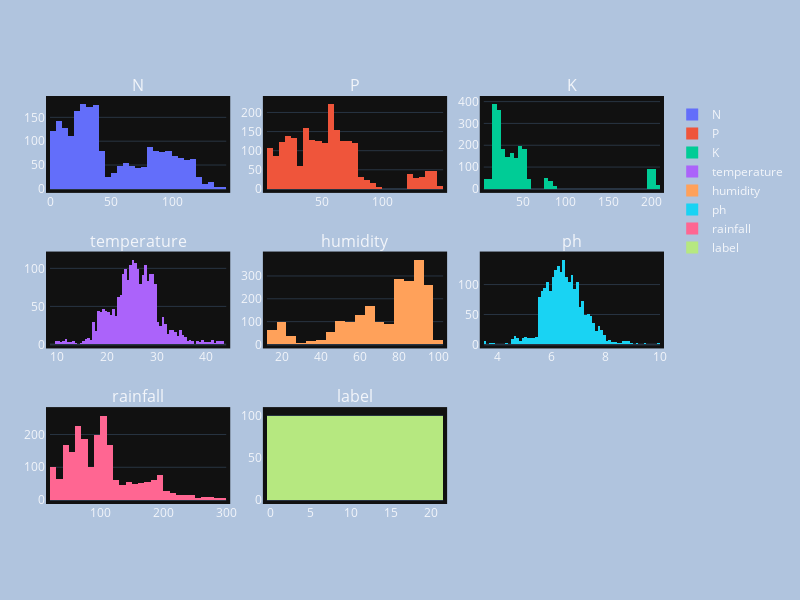

The code cell stored with this chart in its notebook:
### Code cell
make_histograms(crops_encoded, 3)

### Figure 1 — Plotly figure (JSON) as saved in the notebook; plotly's stock layout.template omitted (floating-point values rounded to 4 significant figures; data arrays with more than 128 entries replaced by an {"elided": "..."} marker saying what was removed)
{"data": [{"name": "N", "x": {"elided": "2200 int values"}, "type": "histogram", "xaxis": "x", "yaxis": "y"}, {"name": "P", "x": {"elided": "2200 int values"}, "type": "histogram", "xaxis": "x2", "yaxis": "y2"}, {"name": "K", "x": {"elided": "2200 int values"}, "type": "histogram", "xaxis": "x3", "yaxis": "y3"}, {"name": "temperature", "x": {"elided": "2200 float values"}, "type": "histogram", "xaxis": "x4", "yaxis": "y4"}, {"name": "humidity", "x": {"elided": "2200 float values"}, "type": "histogram", "xaxis": "x5", "yaxis": "y5"}, {"name": "ph", "x": {"elided": "2200 float values"}, "type": "histogram", "xaxis": "x6", "yaxis": "y6"}, {"name": "rainfall", "x": {"elided": "2200 float values"}, "type": "histogram", "xaxis": "x7", "yaxis": "y7"}, {"name": "label", "x": {"elided": "2200 int values"}, "type": "histogram", "xaxis": "x8", "yaxis": "y8"}], "layout": {"xaxis": {"anchor": "y", "domain": [0.0, 0.2889]}, "yaxis": {"anchor": "x", "domain": [0.7778, 1.0]}, "xaxis2": {"anchor": "y2", "domain": [0.3556, 0.6444]}, "yaxis2": {"anchor": "x2", "domain": [0.7778, 1.0]}, "xaxis3": {"anchor": "y3", "domain": [0.7111, 1.0]}, "yaxis3": {"anchor": "x3", "domain": [0.7778, 1.0]}, "xaxis4": {"anchor": "y4", "domain": [0.0, 0.2889]}, "yaxis4": {"anchor": "x4", "domain": [0.3889, 0.6111]}, "xaxis5": {"anchor": "y5", "domain": [0.3556, 0.6444]}, "yaxis5": {"anchor": "x5", "domain": [0.3889, 0.6111]}, "xaxis6": {"anchor": "y6", "domain": [0.7111, 1.0]}, "yaxis6": {"anchor": "x6", "domain": [0.3889, 0.6111]}, "xaxis7": {"anchor": "y7", "domain": [0.0, 0.2889]}, "yaxis7": {"anchor": "x7", "domain": [0.0, 0.2222]}, "xaxis8": {"anchor": "y8", "domain": [0.3556, 0.6444]}, "yaxis8": {"anchor": "x8", "domain": [0.0, 0.2222]}, "xaxis9": {"anchor": "y9", "domain": [0.7111, 1.0]}, "yaxis9": {"anchor": "x9", "domain": [0.0, 0.2222]}, "annotations": [{"font": {"size": 16}, "showarrow": false, "text": "N", "x": 0.1444, "xanchor": "center", "xref": "paper", "y": 1.005, "yanchor": "bottom", "yref": "paper"}, {"font": {"size": 16}, "showarrow": false, "text": "P", "x": 0.5, "xanchor": "center", "xref": "paper", "y": 1.005, "yanchor": "bottom", "yref": "paper"}, {"font": {"size": 16}, "showarrow": false, "text": "K", "x": 0.8556, "xanchor": "center", "xref": "paper", "y": 1.005, "yanchor": "bottom", "yref": "paper"}, {"font": {"size": 16}, "showarrow": false, "text": "temperature", "x": 0.1444, "xanchor": "center", "xref": "paper", "y": 0.6161, "yanchor": "bottom", "yref": "paper"}, {"font": {"size": 16}, "showarrow": false, "text": "humidity", "x": 0.5, "xanchor": "center", "xref": "paper", "y": 0.6161, "yanchor": "bottom", "yref": "paper"}, {"font": {"size": 16}, "showarrow": false, "text": "ph", "x": 0.8556, "xanchor": "center", "xref": "paper", "y": 0.6161, "yanchor": "bottom", "yref": "paper"}, {"font": {"size": 16}, "showarrow": false, "text": "rainfall", "x": 0.1444, "xanchor": "center", "xref": "paper", "y": 0.2272, "yanchor": "bottom", "yref": "paper"}, {"font": {"size": 16}, "showarrow": false, "text": "label", "x": 0.5, "xanchor": "center", "xref": "paper", "y": 0.2272, "yanchor": "bottom", "yref": "paper"}], "margin": {"l": 50, "r": 50, "b": 100, "t": 100, "pad": 4}, "autosize": false, "width": 800, "height": 600, "paper_bgcolor": "LightSteelBlue"}}
